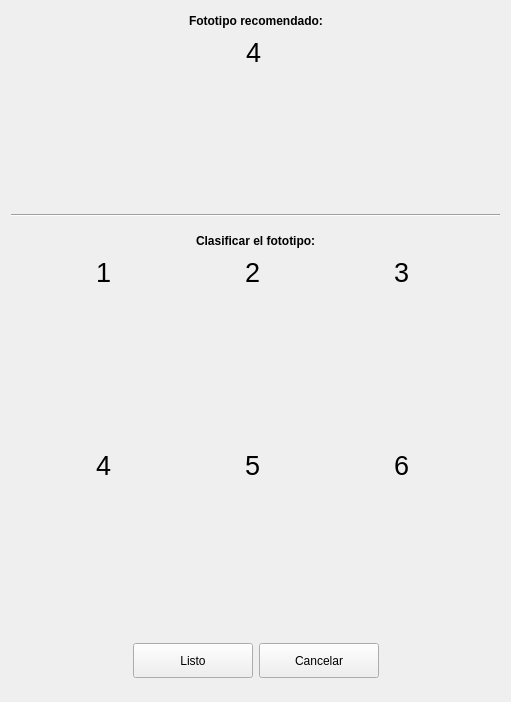
<?xml version="1.0" encoding="UTF-8"?>
<ui version="4.0">
 <class>dlgFototipo</class>
 <widget class="QDialog" name="dlgFototipo">
  <property name="windowModality">
   <enum>Qt::NonModal</enum>
  </property>
  <property name="enabled">
   <bool>true</bool>
  </property>
  <property name="geometry">
   <rect>
    <x>0</x>
    <y>0</y>
    <width>511</width>
    <height>702</height>
   </rect>
  </property>
  <property name="windowTitle">
   <string>Clasificación del fototipo de la piel</string>
  </property>
  <property name="windowIcon">
   <iconset resource="recursos.qrc">
    <normaloff>:/img/logo_icono.ico</normaloff>:/img/logo_icono.ico</iconset>
  </property>
  <property name="sizeGripEnabled">
   <bool>false</bool>
  </property>
  <property name="modal">
   <bool>false</bool>
  </property>
  <layout class="QGridLayout" name="gridLayout_8">
   <item row="0" column="0">
    <layout class="QGridLayout" name="gridLayout_6">
     <item row="0" column="1">
      <layout class="QGridLayout" name="gridLayout_7">
       <item row="0" column="0">
        <spacer name="horizontalSpacer_26">
         <property name="orientation">
          <enum>Qt::Horizontal</enum>
         </property>
         <property name="sizeHint" stdset="0">
          <size>
           <width>40</width>
           <height>20</height>
          </size>
         </property>
        </spacer>
       </item>
       <item row="0" column="1">
        <layout class="QGridLayout" name="gridLayout_4">
         <item row="0" column="0" colspan="3">
          <layout class="QHBoxLayout" name="horizontalLayout">
           <item>
            <spacer name="horizontalSpacer_20">
             <property name="orientation">
              <enum>Qt::Horizontal</enum>
             </property>
             <property name="sizeHint" stdset="0">
              <size>
               <width>40</width>
               <height>20</height>
              </size>
             </property>
            </spacer>
           </item>
           <item>
            <widget class="QLabel" name="etqTituloRecomendado">
             <property name="text">
              <string>&lt;html&gt;&lt;head/&gt;&lt;body&gt;&lt;p&gt;&lt;span style=&quot; font-weight:600;&quot;&gt;Fototipo recomendado:&lt;/span&gt;&lt;/p&gt;&lt;/body&gt;&lt;/html&gt;</string>
             </property>
            </widget>
           </item>
           <item>
            <spacer name="horizontalSpacer_3">
             <property name="orientation">
              <enum>Qt::Horizontal</enum>
             </property>
             <property name="sizeHint" stdset="0">
              <size>
               <width>40</width>
               <height>20</height>
              </size>
             </property>
            </spacer>
           </item>
          </layout>
         </item>
         <item row="1" column="0">
          <spacer name="horizontalSpacer_24">
           <property name="orientation">
            <enum>Qt::Horizontal</enum>
           </property>
           <property name="sizeHint" stdset="0">
            <size>
             <width>17</width>
             <height>20</height>
            </size>
           </property>
          </spacer>
         </item>
         <item row="1" column="1">
          <layout class="QGridLayout" name="gridLayout_3">
           <item row="0" column="0">
            <spacer name="horizontalSpacer_19">
             <property name="orientation">
              <enum>Qt::Horizontal</enum>
             </property>
             <property name="sizeHint" stdset="0">
              <size>
               <width>17</width>
               <height>20</height>
              </size>
             </property>
            </spacer>
           </item>
           <item row="0" column="1">
            <widget class="QLabel" name="etqNumeroRecomendado">
             <property name="minimumSize">
              <size>
               <width>21</width>
               <height>31</height>
              </size>
             </property>
             <property name="maximumSize">
              <size>
               <width>21</width>
               <height>31</height>
              </size>
             </property>
             <property name="font">
              <font>
               <pointsize>20</pointsize>
              </font>
             </property>
             <property name="text">
              <string>&lt;html&gt;&lt;head/&gt;&lt;body&gt;&lt;p&gt;&lt;span style=&quot; font-size:20pt;&quot;&gt;4&lt;/span&gt;&lt;/p&gt;&lt;/body&gt;&lt;/html&gt;</string>
             </property>
            </widget>
           </item>
           <item row="0" column="2">
            <spacer name="horizontalSpacer_18">
             <property name="orientation">
              <enum>Qt::Horizontal</enum>
             </property>
             <property name="sizeHint" stdset="0">
              <size>
               <width>17</width>
               <height>20</height>
              </size>
             </property>
            </spacer>
           </item>
           <item row="1" column="0" colspan="3">
            <widget class="QLabel" name="etqFototipoRecomendado">
             <property name="minimumSize">
              <size>
               <width>125</width>
               <height>125</height>
              </size>
             </property>
             <property name="maximumSize">
              <size>
               <width>125</width>
               <height>125</height>
              </size>
             </property>
             <property name="text">
              <string/>
             </property>
             <property name="pixmap">
              <pixmap resource="recursos.qrc">:/img/fototipo_4.png</pixmap>
             </property>
             <property name="scaledContents">
              <bool>true</bool>
             </property>
            </widget>
           </item>
          </layout>
         </item>
         <item row="1" column="2">
          <spacer name="horizontalSpacer_23">
           <property name="orientation">
            <enum>Qt::Horizontal</enum>
           </property>
           <property name="sizeHint" stdset="0">
            <size>
             <width>13</width>
             <height>20</height>
            </size>
           </property>
          </spacer>
         </item>
        </layout>
       </item>
       <item row="0" column="2">
        <spacer name="horizontalSpacer_25">
         <property name="orientation">
          <enum>Qt::Horizontal</enum>
         </property>
         <property name="sizeHint" stdset="0">
          <size>
           <width>40</width>
           <height>20</height>
          </size>
         </property>
        </spacer>
       </item>
      </layout>
     </item>
     <item row="1" column="1">
      <spacer name="verticalSpacer_2">
       <property name="orientation">
        <enum>Qt::Vertical</enum>
       </property>
       <property name="sizeHint" stdset="0">
        <size>
         <width>20</width>
         <height>17</height>
        </size>
       </property>
      </spacer>
     </item>
     <item row="2" column="0" colspan="3">
      <widget class="Line" name="line">
       <property name="orientation">
        <enum>Qt::Horizontal</enum>
       </property>
      </widget>
     </item>
     <item row="3" column="1">
      <spacer name="verticalSpacer_3">
       <property name="orientation">
        <enum>Qt::Vertical</enum>
       </property>
       <property name="sizeHint" stdset="0">
        <size>
         <width>20</width>
         <height>17</height>
        </size>
       </property>
      </spacer>
     </item>
     <item row="4" column="0">
      <spacer name="horizontalSpacer_30">
       <property name="orientation">
        <enum>Qt::Horizontal</enum>
       </property>
       <property name="sizeHint" stdset="0">
        <size>
         <width>40</width>
         <height>20</height>
        </size>
       </property>
      </spacer>
     </item>
     <item row="4" column="1">
      <layout class="QVBoxLayout" name="verticalLayout_2">
       <item>
        <layout class="QHBoxLayout" name="horizontalLayout_2">
         <item>
          <spacer name="horizontalSpacer_21">
           <property name="orientation">
            <enum>Qt::Horizontal</enum>
           </property>
           <property name="sizeHint" stdset="0">
            <size>
             <width>40</width>
             <height>20</height>
            </size>
           </property>
          </spacer>
         </item>
         <item>
          <widget class="QLabel" name="etqTituloElegir">
           <property name="text">
            <string>&lt;html&gt;&lt;head/&gt;&lt;body&gt;&lt;p&gt;&lt;span style=&quot; font-weight:600;&quot;&gt;Clasificar el fototipo:&lt;/span&gt;&lt;/p&gt;&lt;/body&gt;&lt;/html&gt;</string>
           </property>
          </widget>
         </item>
         <item>
          <spacer name="horizontalSpacer_22">
           <property name="orientation">
            <enum>Qt::Horizontal</enum>
           </property>
           <property name="sizeHint" stdset="0">
            <size>
             <width>40</width>
             <height>20</height>
            </size>
           </property>
          </spacer>
         </item>
        </layout>
       </item>
       <item>
        <layout class="QVBoxLayout" name="verticalLayout">
         <item>
          <layout class="QGridLayout" name="gridLayout">
           <item row="0" column="0">
            <spacer name="horizontalSpacer_11">
             <property name="orientation">
              <enum>Qt::Horizontal</enum>
             </property>
             <property name="sizeHint" stdset="0">
              <size>
               <width>17</width>
               <height>20</height>
              </size>
             </property>
            </spacer>
           </item>
           <item row="0" column="1">
            <widget class="QLabel" name="etqNum1">
             <property name="minimumSize">
              <size>
               <width>21</width>
               <height>31</height>
              </size>
             </property>
             <property name="maximumSize">
              <size>
               <width>21</width>
               <height>31</height>
              </size>
             </property>
             <property name="text">
              <string>&lt;html&gt;&lt;head/&gt;&lt;body&gt;&lt;p&gt;&lt;span style=&quot; font-size:20pt;&quot;&gt;1&lt;/span&gt;&lt;/p&gt;&lt;/body&gt;&lt;/html&gt;</string>
             </property>
            </widget>
           </item>
           <item row="0" column="2">
            <spacer name="horizontalSpacer_6">
             <property name="orientation">
              <enum>Qt::Horizontal</enum>
             </property>
             <property name="sizeHint" stdset="0">
              <size>
               <width>17</width>
               <height>20</height>
              </size>
             </property>
            </spacer>
           </item>
           <item row="0" column="4">
            <spacer name="horizontalSpacer_12">
             <property name="orientation">
              <enum>Qt::Horizontal</enum>
             </property>
             <property name="sizeHint" stdset="0">
              <size>
               <width>17</width>
               <height>20</height>
              </size>
             </property>
            </spacer>
           </item>
           <item row="0" column="5">
            <widget class="QLabel" name="etqNum2">
             <property name="minimumSize">
              <size>
               <width>21</width>
               <height>31</height>
              </size>
             </property>
             <property name="maximumSize">
              <size>
               <width>21</width>
               <height>31</height>
              </size>
             </property>
             <property name="text">
              <string>&lt;html&gt;&lt;head/&gt;&lt;body&gt;&lt;p&gt;&lt;span style=&quot; font-size:20pt;&quot;&gt;2&lt;/span&gt;&lt;/p&gt;&lt;/body&gt;&lt;/html&gt;</string>
             </property>
            </widget>
           </item>
           <item row="0" column="6">
            <spacer name="horizontalSpacer_7">
             <property name="orientation">
              <enum>Qt::Horizontal</enum>
             </property>
             <property name="sizeHint" stdset="0">
              <size>
               <width>17</width>
               <height>20</height>
              </size>
             </property>
            </spacer>
           </item>
           <item row="0" column="8">
            <spacer name="horizontalSpacer_13">
             <property name="orientation">
              <enum>Qt::Horizontal</enum>
             </property>
             <property name="sizeHint" stdset="0">
              <size>
               <width>17</width>
               <height>20</height>
              </size>
             </property>
            </spacer>
           </item>
           <item row="0" column="9">
            <widget class="QLabel" name="etqNum3">
             <property name="minimumSize">
              <size>
               <width>21</width>
               <height>31</height>
              </size>
             </property>
             <property name="maximumSize">
              <size>
               <width>21</width>
               <height>31</height>
              </size>
             </property>
             <property name="text">
              <string>&lt;html&gt;&lt;head/&gt;&lt;body&gt;&lt;p&gt;&lt;span style=&quot; font-size:20pt;&quot;&gt;3&lt;/span&gt;&lt;/p&gt;&lt;/body&gt;&lt;/html&gt;</string>
             </property>
            </widget>
           </item>
           <item row="0" column="10">
            <spacer name="horizontalSpacer_8">
             <property name="orientation">
              <enum>Qt::Horizontal</enum>
             </property>
             <property name="sizeHint" stdset="0">
              <size>
               <width>17</width>
               <height>20</height>
              </size>
             </property>
            </spacer>
           </item>
           <item row="1" column="0" colspan="3">
            <widget class="QPushButton" name="btnFototipo1">
             <property name="minimumSize">
              <size>
               <width>141</width>
               <height>141</height>
              </size>
             </property>
             <property name="maximumSize">
              <size>
               <width>141</width>
               <height>141</height>
              </size>
             </property>
             <property name="cursor">
              <cursorShape>PointingHandCursor</cursorShape>
             </property>
             <property name="text">
              <string/>
             </property>
             <property name="icon">
              <iconset resource="recursos.qrc">
               <normaloff>:/img/fototipo_1.png</normaloff>:/img/fototipo_1.png</iconset>
             </property>
             <property name="iconSize">
              <size>
               <width>125</width>
               <height>125</height>
              </size>
             </property>
             <property name="checkable">
              <bool>false</bool>
             </property>
             <property name="flat">
              <bool>true</bool>
             </property>
            </widget>
           </item>
           <item row="1" column="3">
            <spacer name="horizontalSpacer">
             <property name="orientation">
              <enum>Qt::Horizontal</enum>
             </property>
             <property name="sizeHint" stdset="0">
              <size>
               <width>13</width>
               <height>138</height>
              </size>
             </property>
            </spacer>
           </item>
           <item row="1" column="4" colspan="3">
            <widget class="QPushButton" name="btnFototipo2">
             <property name="minimumSize">
              <size>
               <width>141</width>
               <height>141</height>
              </size>
             </property>
             <property name="maximumSize">
              <size>
               <width>141</width>
               <height>141</height>
              </size>
             </property>
             <property name="cursor">
              <cursorShape>PointingHandCursor</cursorShape>
             </property>
             <property name="text">
              <string/>
             </property>
             <property name="icon">
              <iconset resource="recursos.qrc">
               <normaloff>:/img/fototipo_2.png</normaloff>:/img/fototipo_2.png</iconset>
             </property>
             <property name="iconSize">
              <size>
               <width>125</width>
               <height>125</height>
              </size>
             </property>
             <property name="flat">
              <bool>true</bool>
             </property>
            </widget>
           </item>
           <item row="1" column="7">
            <spacer name="horizontalSpacer_2">
             <property name="orientation">
              <enum>Qt::Horizontal</enum>
             </property>
             <property name="sizeHint" stdset="0">
              <size>
               <width>13</width>
               <height>138</height>
              </size>
             </property>
            </spacer>
           </item>
           <item row="1" column="8" colspan="3">
            <widget class="QPushButton" name="btnFototipo3">
             <property name="minimumSize">
              <size>
               <width>141</width>
               <height>141</height>
              </size>
             </property>
             <property name="maximumSize">
              <size>
               <width>141</width>
               <height>141</height>
              </size>
             </property>
             <property name="cursor">
              <cursorShape>PointingHandCursor</cursorShape>
             </property>
             <property name="text">
              <string/>
             </property>
             <property name="icon">
              <iconset resource="recursos.qrc">
               <normaloff>:/img/fototipo_3.png</normaloff>:/img/fototipo_3.png</iconset>
             </property>
             <property name="iconSize">
              <size>
               <width>125</width>
               <height>125</height>
              </size>
             </property>
             <property name="flat">
              <bool>true</bool>
             </property>
            </widget>
           </item>
          </layout>
         </item>
         <item>
          <spacer name="verticalSpacer">
           <property name="orientation">
            <enum>Qt::Vertical</enum>
           </property>
           <property name="sizeHint" stdset="0">
            <size>
             <width>20</width>
             <height>17</height>
            </size>
           </property>
          </spacer>
         </item>
         <item>
          <layout class="QGridLayout" name="gridLayout_2">
           <item row="0" column="0">
            <spacer name="horizontalSpacer_14">
             <property name="orientation">
              <enum>Qt::Horizontal</enum>
             </property>
             <property name="sizeHint" stdset="0">
              <size>
               <width>17</width>
               <height>20</height>
              </size>
             </property>
            </spacer>
           </item>
           <item row="0" column="1">
            <widget class="QLabel" name="etqNum4">
             <property name="minimumSize">
              <size>
               <width>21</width>
               <height>31</height>
              </size>
             </property>
             <property name="maximumSize">
              <size>
               <width>21</width>
               <height>31</height>
              </size>
             </property>
             <property name="text">
              <string>&lt;html&gt;&lt;head/&gt;&lt;body&gt;&lt;p&gt;&lt;span style=&quot; font-size:20pt;&quot;&gt;4&lt;/span&gt;&lt;/p&gt;&lt;/body&gt;&lt;/html&gt;</string>
             </property>
            </widget>
           </item>
           <item row="0" column="2">
            <spacer name="horizontalSpacer_9">
             <property name="orientation">
              <enum>Qt::Horizontal</enum>
             </property>
             <property name="sizeHint" stdset="0">
              <size>
               <width>17</width>
               <height>20</height>
              </size>
             </property>
            </spacer>
           </item>
           <item row="0" column="4">
            <spacer name="horizontalSpacer_15">
             <property name="orientation">
              <enum>Qt::Horizontal</enum>
             </property>
             <property name="sizeHint" stdset="0">
              <size>
               <width>17</width>
               <height>20</height>
              </size>
             </property>
            </spacer>
           </item>
           <item row="0" column="5">
            <widget class="QLabel" name="etqNum5">
             <property name="minimumSize">
              <size>
               <width>21</width>
               <height>31</height>
              </size>
             </property>
             <property name="maximumSize">
              <size>
               <width>21</width>
               <height>31</height>
              </size>
             </property>
             <property name="text">
              <string>&lt;html&gt;&lt;head/&gt;&lt;body&gt;&lt;p&gt;&lt;span style=&quot; font-size:20pt;&quot;&gt;5&lt;/span&gt;&lt;/p&gt;&lt;/body&gt;&lt;/html&gt;</string>
             </property>
            </widget>
           </item>
           <item row="0" column="6">
            <spacer name="horizontalSpacer_10">
             <property name="orientation">
              <enum>Qt::Horizontal</enum>
             </property>
             <property name="sizeHint" stdset="0">
              <size>
               <width>17</width>
               <height>20</height>
              </size>
             </property>
            </spacer>
           </item>
           <item row="0" column="8">
            <spacer name="horizontalSpacer_16">
             <property name="orientation">
              <enum>Qt::Horizontal</enum>
             </property>
             <property name="sizeHint" stdset="0">
              <size>
               <width>17</width>
               <height>20</height>
              </size>
             </property>
            </spacer>
           </item>
           <item row="0" column="9">
            <widget class="QLabel" name="etqNum6">
             <property name="minimumSize">
              <size>
               <width>21</width>
               <height>31</height>
              </size>
             </property>
             <property name="maximumSize">
              <size>
               <width>21</width>
               <height>31</height>
              </size>
             </property>
             <property name="text">
              <string>&lt;html&gt;&lt;head/&gt;&lt;body&gt;&lt;p&gt;&lt;span style=&quot; font-size:20pt;&quot;&gt;6&lt;/span&gt;&lt;/p&gt;&lt;/body&gt;&lt;/html&gt;</string>
             </property>
            </widget>
           </item>
           <item row="0" column="10">
            <spacer name="horizontalSpacer_17">
             <property name="orientation">
              <enum>Qt::Horizontal</enum>
             </property>
             <property name="sizeHint" stdset="0">
              <size>
               <width>17</width>
               <height>20</height>
              </size>
             </property>
            </spacer>
           </item>
           <item row="1" column="0" colspan="3">
            <widget class="QPushButton" name="btnFototipo4">
             <property name="minimumSize">
              <size>
               <width>141</width>
               <height>141</height>
              </size>
             </property>
             <property name="maximumSize">
              <size>
               <width>141</width>
               <height>141</height>
              </size>
             </property>
             <property name="cursor">
              <cursorShape>PointingHandCursor</cursorShape>
             </property>
             <property name="text">
              <string/>
             </property>
             <property name="icon">
              <iconset resource="recursos.qrc">
               <normaloff>:/img/fototipo_4.png</normaloff>:/img/fototipo_4.png</iconset>
             </property>
             <property name="iconSize">
              <size>
               <width>125</width>
               <height>125</height>
              </size>
             </property>
             <property name="flat">
              <bool>true</bool>
             </property>
            </widget>
           </item>
           <item row="1" column="3">
            <spacer name="horizontalSpacer_4">
             <property name="orientation">
              <enum>Qt::Horizontal</enum>
             </property>
             <property name="sizeHint" stdset="0">
              <size>
               <width>13</width>
               <height>138</height>
              </size>
             </property>
            </spacer>
           </item>
           <item row="1" column="4" colspan="3">
            <widget class="QPushButton" name="btnFototipo5">
             <property name="minimumSize">
              <size>
               <width>141</width>
               <height>141</height>
              </size>
             </property>
             <property name="maximumSize">
              <size>
               <width>141</width>
               <height>141</height>
              </size>
             </property>
             <property name="cursor">
              <cursorShape>PointingHandCursor</cursorShape>
             </property>
             <property name="text">
              <string/>
             </property>
             <property name="icon">
              <iconset resource="recursos.qrc">
               <normaloff>:/img/fototipo_5.png</normaloff>:/img/fototipo_5.png</iconset>
             </property>
             <property name="iconSize">
              <size>
               <width>125</width>
               <height>125</height>
              </size>
             </property>
             <property name="flat">
              <bool>true</bool>
             </property>
            </widget>
           </item>
           <item row="1" column="7">
            <spacer name="horizontalSpacer_5">
             <property name="orientation">
              <enum>Qt::Horizontal</enum>
             </property>
             <property name="sizeHint" stdset="0">
              <size>
               <width>13</width>
               <height>138</height>
              </size>
             </property>
            </spacer>
           </item>
           <item row="1" column="8" colspan="3">
            <widget class="QPushButton" name="btnFototipo6">
             <property name="minimumSize">
              <size>
               <width>141</width>
               <height>141</height>
              </size>
             </property>
             <property name="maximumSize">
              <size>
               <width>141</width>
               <height>141</height>
              </size>
             </property>
             <property name="cursor">
              <cursorShape>PointingHandCursor</cursorShape>
             </property>
             <property name="text">
              <string/>
             </property>
             <property name="icon">
              <iconset resource="recursos.qrc">
               <normaloff>:/img/fototipo_6.png</normaloff>:/img/fototipo_6.png</iconset>
             </property>
             <property name="iconSize">
              <size>
               <width>125</width>
               <height>125</height>
              </size>
             </property>
             <property name="flat">
              <bool>true</bool>
             </property>
            </widget>
           </item>
          </layout>
         </item>
        </layout>
       </item>
      </layout>
     </item>
     <item row="4" column="2">
      <spacer name="horizontalSpacer_29">
       <property name="orientation">
        <enum>Qt::Horizontal</enum>
       </property>
       <property name="sizeHint" stdset="0">
        <size>
         <width>40</width>
         <height>20</height>
        </size>
       </property>
      </spacer>
     </item>
     <item row="5" column="1">
      <layout class="QGridLayout" name="gridLayout_5">
       <item row="0" column="1">
        <spacer name="verticalSpacer_4">
         <property name="orientation">
          <enum>Qt::Vertical</enum>
         </property>
         <property name="sizeHint" stdset="0">
          <size>
           <width>20</width>
           <height>13</height>
          </size>
         </property>
        </spacer>
       </item>
       <item row="0" column="2">
        <spacer name="verticalSpacer_5">
         <property name="orientation">
          <enum>Qt::Vertical</enum>
         </property>
         <property name="sizeHint" stdset="0">
          <size>
           <width>20</width>
           <height>13</height>
          </size>
         </property>
        </spacer>
       </item>
       <item row="1" column="0">
        <spacer name="horizontalSpacer_32">
         <property name="orientation">
          <enum>Qt::Horizontal</enum>
         </property>
         <property name="sizeHint" stdset="0">
          <size>
           <width>40</width>
           <height>20</height>
          </size>
         </property>
        </spacer>
       </item>
       <item row="1" column="1">
        <widget class="QPushButton" name="btnListo">
         <property name="minimumSize">
          <size>
           <width>120</width>
           <height>35</height>
          </size>
         </property>
         <property name="maximumSize">
          <size>
           <width>120</width>
           <height>35</height>
          </size>
         </property>
         <property name="font">
          <font>
           <stylestrategy>PreferDefault</stylestrategy>
          </font>
         </property>
         <property name="text">
          <string>Listo</string>
         </property>
         <property name="iconSize">
          <size>
           <width>20</width>
           <height>20</height>
          </size>
         </property>
         <property name="default">
          <bool>false</bool>
         </property>
         <property name="flat">
          <bool>false</bool>
         </property>
        </widget>
       </item>
       <item row="1" column="2">
        <widget class="QPushButton" name="btnCancelar">
         <property name="minimumSize">
          <size>
           <width>120</width>
           <height>35</height>
          </size>
         </property>
         <property name="maximumSize">
          <size>
           <width>120</width>
           <height>35</height>
          </size>
         </property>
         <property name="font">
          <font>
           <stylestrategy>PreferDefault</stylestrategy>
          </font>
         </property>
         <property name="text">
          <string>Cancelar</string>
         </property>
         <property name="iconSize">
          <size>
           <width>20</width>
           <height>20</height>
          </size>
         </property>
         <property name="default">
          <bool>false</bool>
         </property>
         <property name="flat">
          <bool>false</bool>
         </property>
        </widget>
       </item>
       <item row="1" column="3">
        <spacer name="horizontalSpacer_31">
         <property name="orientation">
          <enum>Qt::Horizontal</enum>
         </property>
         <property name="sizeHint" stdset="0">
          <size>
           <width>40</width>
           <height>20</height>
          </size>
         </property>
        </spacer>
       </item>
       <item row="2" column="1">
        <spacer name="verticalSpacer_7">
         <property name="orientation">
          <enum>Qt::Vertical</enum>
         </property>
         <property name="sizeHint" stdset="0">
          <size>
           <width>20</width>
           <height>13</height>
          </size>
         </property>
        </spacer>
       </item>
       <item row="2" column="2">
        <spacer name="verticalSpacer_6">
         <property name="orientation">
          <enum>Qt::Vertical</enum>
         </property>
         <property name="sizeHint" stdset="0">
          <size>
           <width>20</width>
           <height>17</height>
          </size>
         </property>
        </spacer>
       </item>
      </layout>
     </item>
    </layout>
   </item>
  </layout>
 </widget>
 <resources>
  <include location="recursos.qrc"/>
 </resources>
 <connections/>
</ui>
